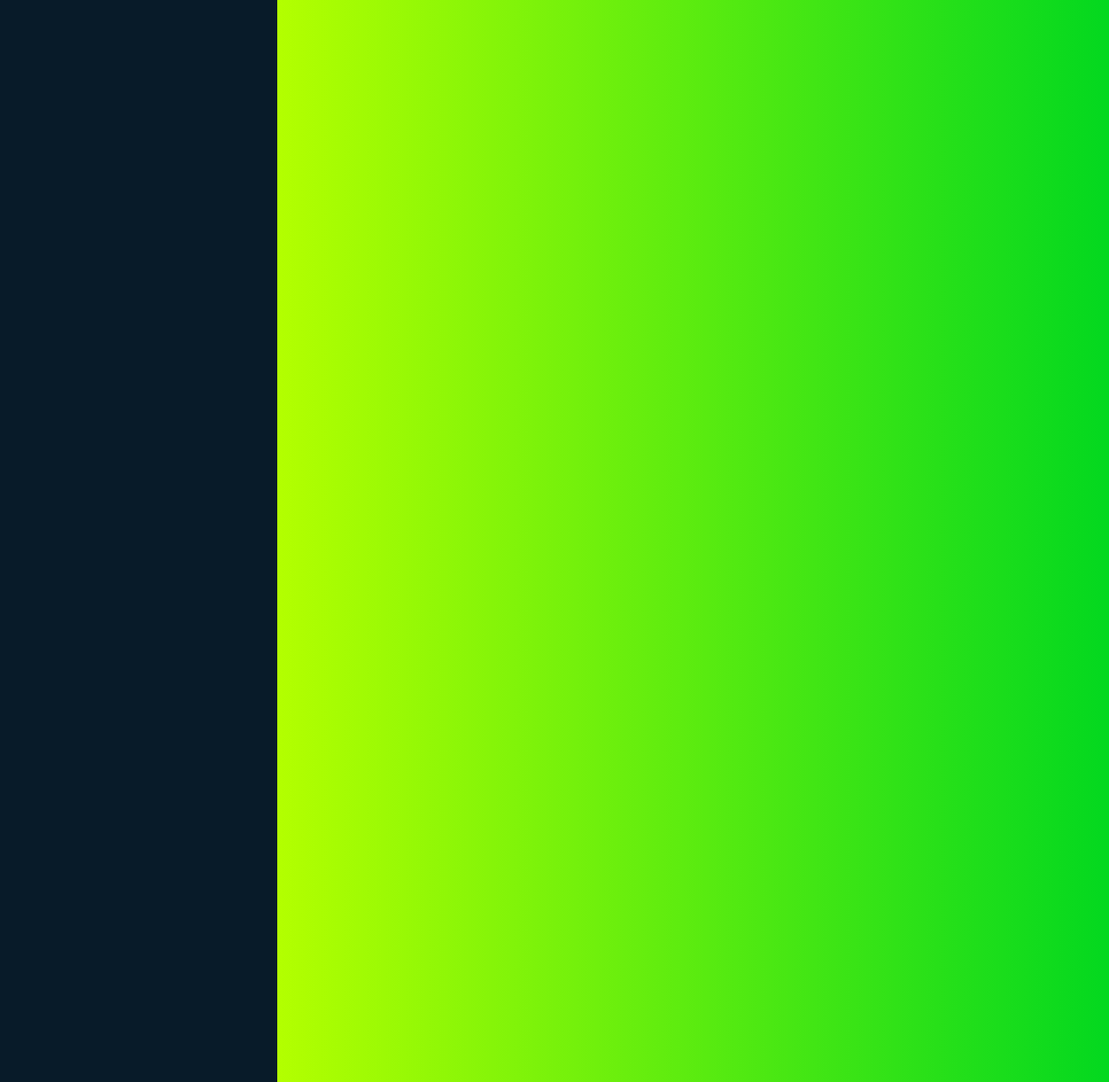
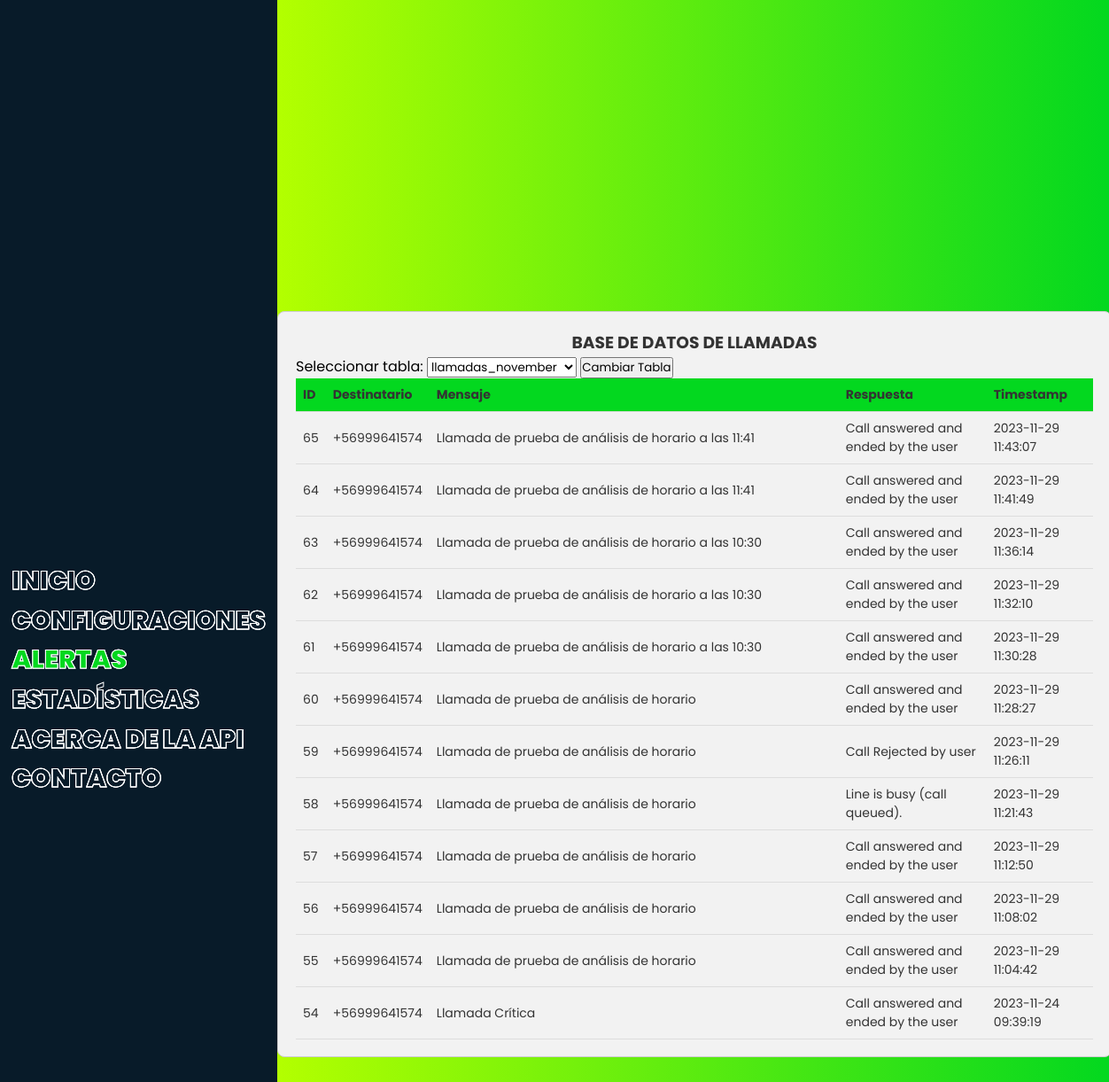
Page /ALERTAS on the committed database (2 pictures, top to bottom).
### tables this page shows
CREATE TABLE llamadas_november (
            id INTEGER PRIMARY KEY AUTOINCREMENT,
            destinatario TEXT,
            mensaje TEXT,
            respuesta TEXT,
            timestamp DATETIME
        );

### webapp2.py (the view)
@app.route('/ALERTAS', methods=['GET', 'POST'])
def mostrar_llamadas():
    tablas = get_lista_tablas()
    if request.method == 'POST':
        tabla_seleccionada = request.form['tabla']
        llamadas = obtener_llamadas(tabla_seleccionada)
        return render_template('alertas.html', llamadas=llamadas, tablas=tablas, tabla_seleccionada=tabla_seleccionada)
    tabla_default = 'llamadas_november'  # Cambia esto según tu necesidad
    llamadas = obtener_llamadas(tabla_default)
    return render_template('alertas.html', llamadas=llamadas, tablas=tablas, tabla_seleccionada=tabla_default)

### webapp2.py (called while the page is built)
def obtener_llamadas(tabla):
    conn = sqlite3.connect('llamadas.db')
    cursor = conn.cursor()
    cursor.execute(f"SELECT * FROM {tabla} ORDER BY id DESC")
    llamadas = cursor.fetchall()
    conn.close()
    return llamadas

def get_lista_tablas():
    conn = sqlite3.connect('llamadas.db')
    cursor = conn.cursor()
    cursor.execute("SELECT name FROM sqlite_master WHERE type='table' AND name LIKE 'llamadas_%'")
    tablas = [row[0] for row in cursor.fetchall()]
    conn.close()
    return tablas

### templates/alertas.html (shortened to what this page needs)
<!DOCTYPE html>
<html>
<head>
    <link rel="stylesheet" href="static/alertas.css">
</head>
<body>
    <main>
        <nav>
            <ul>
                <li><a href="/INICIO" data-text="INICIO">INICIO</a></li>
                <li><a href="/CONFIG" data-text="CONFIGURACIONES">CONFIGURACIONES</a></li>
                <li><a href="/ALERTAS" id="config-link"  data-text="ALERTAS">ALERTAS</a></li>
                <li><a href="/ESTADISTICAS" data-text="ESTADISTICAS">ESTADÍSTICAS</a></li>
                <li><a href="/ABOUTAPI" data-text="ACERCA DE LA API">ACERCA DE LA API</a></li>
                <li><a href="/CONTACTO" data-text="CONTACTO">CONTACTO</a></li>
            </ul>
        </nav>
        <section id="MAIN-BOX">
            <section id="BOX1">
                <h1>BASE DE DATOS DE LLAMADAS</h1>
                <form action="/ALERTAS" method="post">
                    <label for="tabla">Seleccionar tabla:</label>
                    <select id="tabla" name="tabla">
                        {% for tabla in tablas %}
                            {% if tabla == tabla_seleccionada %}
                                <option value="{{ tabla }}" selected>{{ tabla }}</option>
                            {% else %}
                                <option value="{{ tabla }}">{{ tabla }}</option>
                            {% endif %}
                        {% endfor %}
                    </select>
                    <input type="submit" value="Cambiar Tabla">
                </form>
                <div class="table-container">
                    <table class="styled-table">
                        <thead>
                            <tr>
                                <th>ID</th>
                                <th>Destinatario</th>
                                <th>Mensaje</th>
                                <th>Respuesta</th>
                                <th>Timestamp</th>
                            </tr>
                        </thead>
                        <tbody>
                            {% for llamada in llamadas %}
                            <tr>
                                <td>{{ llamada[0] }}</td>
                                <td>{{ llamada[1] }}</td>
                                <td>{{ llamada[2] }}</td>
                                <td>{{ llamada[3] }}</td>
                                <td>{{ llamada[4] }}</td>
                            </tr>
                            {% endfor %}
                        </tbody>
                    </table>
                </div>
            </section>
        </section>
    </main>
</body>
</html>

### static/alertas.css (style rules this page uses)
#config-link { color: #03d81f; }
* { margin: 0; padding: 0; font-family: 'Poppins', sans-serif; }
main { display: flex; background: #081b29 }
nav { display: flex; justify-content: center; align-items: center; min-height: 100vh; background: #081b29; overflow: hidden; width: 25%; margin: 0 10px; }
ul li { list-style: none; }
ul li a { position: relative; display: block; color: transparent; -webkit-text-stroke: 1px #fff; font-size: 1.8em; font-weight: 900; text-decoration: none; line-height: 1.2em; padding-bottom: 10px; }
ul li a:before, ul li a:after { content: attr(data-text); position: absolute; top: 0; left: 0; transition: 0.5s; }
#MAIN-BOX { display: flex; flex-direction: column; align-items: center; justify-content: center; height: 100vh; width: 75%; background: linear-gradient(to right, #b3ff00, #03d81f); }
#BOX1 { background-color: #f2f2f2; border: 1px solid #ccc; border-radius: 8px; padding: 20px; margin: 0 auto; height: 800px; width: 900px; max-width: 1000px; }
#BOX1 h1 { text-align: center; color: #333; }
table { border-collapse: collapse; width: 100%; color: #333; font-family: Arial, sans-serif; font-size: 14px; text-align: left; overflow: hidden; box-shadow: 0 0 20px #0000001a; }
th, td { padding: 8px; text-align: left; border-bottom: 1px solid #ddd; }
th { text-align: left; }
thead th { background-color:#03d81f; }
tbody td { position: relative; }
tr:nth-child(even) { background-color: #f2f2f2; }
.table-container { max-height: 750px; overflow-y: auto; }

### rows in the picture
llamadas_november: id "65", destinatario "+56999641574", mensaje "Llamada de prueba de análisis de horario a las 11:41", respuesta "Call answered and ended by the user", timestamp "2023-11-29 11:43:07"
llamadas_november: id "64", destinatario "+56999641574", mensaje "Llamada de prueba de análisis de horario a las 11:41", respuesta "Call answered and ended by the user", timestamp "2023-11-29 11:41:49"
llamadas_november: id "63", destinatario "+56999641574", mensaje "Llamada de prueba de análisis de horario a las 10:30", respuesta "Call answered and ended by the user", timestamp "2023-11-29 11:36:14"
llamadas_november: id "62", destinatario "+56999641574", mensaje "Llamada de prueba de análisis de horario a las 10:30", respuesta "Call answered and ended by the user", timestamp "2023-11-29 11:32:10"
llamadas_november: id "61", destinatario "+56999641574", mensaje "Llamada de prueba de análisis de horario a las 10:30", respuesta "Call answered and ended by the user", timestamp "2023-11-29 11:30:28"
llamadas_november: id "60", destinatario "+56999641574", mensaje "Llamada de prueba de análisis de horario", respuesta "Call answered and ended by the user", timestamp "2023-11-29 11:28:27"
llamadas_november: id "59", destinatario "+56999641574", mensaje "Llamada de prueba de análisis de horario", respuesta "Call Rejected by user", timestamp "2023-11-29 11:26:11"
llamadas_november: id "58", destinatario "+56999641574", mensaje "Llamada de prueba de análisis de horario", respuesta "Line is busy (call queued).", timestamp "2023-11-29 11:21:43"
llamadas_november: id "57", destinatario "+56999641574", mensaje "Llamada de prueba de análisis de horario", respuesta "Call answered and ended by the user", timestamp "2023-11-29 11:12:50"
llamadas_november: id "56", destinatario "+56999641574", mensaje "Llamada de prueba de análisis de horario", respuesta "Call answered and ended by the user", timestamp "2023-11-29 11:08:02"
llamadas_november: id "55", destinatario "+56999641574", mensaje "Llamada de prueba de análisis de horario", respuesta "Call answered and ended by the user", timestamp "2023-11-29 11:04:42"
llamadas_november: id "54", destinatario "+56999641574", mensaje "Llamada Crítica", respuesta "Call answered and ended by the user", timestamp "2023-11-24 09:39:19"

### other values in the picture
form field tabla "llamadas_november"
